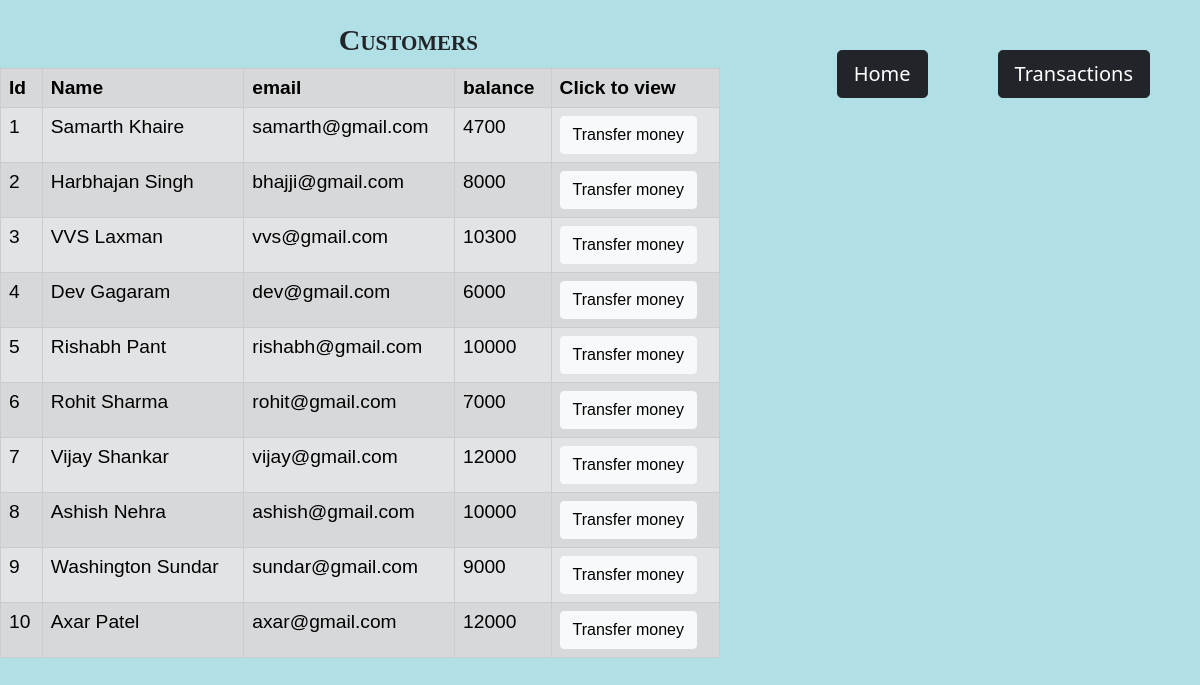
The page /customers.php on the database its author committed.
### tables this page shows
CREATE TABLE `customers` (
  `id` int(4) NOT NULL,
  `name` varchar(255) NOT NULL,
  `email` varchar(255) NOT NULL,
  `balance` int(11) NOT NULL DEFAULT 30000
);

### customers.php (the view, shortened to what this page needs)
<!DOCTYPE html>
<html lang=en>
    <head>
        <link href="https://cdn.jsdelivr.net/npm/bootstrap@5.0.0-beta1/dist/css/bootstrap.min.css" rel="stylesheet">
        <link rel="stylesheet" href ="styles.css">
    </head>
	<body id="customers">
<body style="background-color:powderblue;">
		<a href="history.php" style ="float:right; padding: 50px 50px;"><button type="button" class="btn btn-dark btn-lg" >Transactions </button></a>
		<a href="index.php" style ="float:right; padding: 50px 20px;"><button type="button" class="btn btn-dark btn-lg" >Home </button></a>
		<h2 class="head" style="font: small-caps bold 30px/1 corbel; text-align:center;"> Customers</h2>
		<table class="table table-striped table-secondary  table-bordered" id ="table">
			<tr>
				<th>Id</th>
				<th>Name</th>
				<th>email</th>
				<th>balance</th>
				<th>Click to view</th>
			</tr>
			<?php
				include 'config.php';
				$sql ="select * from customers";
				$query =mysqli_query($conn, $sql);
				while($rows = mysqli_fetch_assoc($query))
				{
			?>
				<tr>
					<td><?php echo $rows['id'] ?></td>
					<td><?php echo $rows['name']?></td>
					<td><?php echo $rows['email']?></td>
					<td><?php echo $rows['balance']?></td>
					<td><a href="transaction.php?id= <?php echo $rows['id'] ;?>"> <button type="button" class="btn btn-light">Transfer money</button></a></td>
				</tr>
			<?php
				}
			?>
		</table>
	</body>
<html>

### styles.css (style rules this page uses)
body { background-image: url("image/euro5.jpg"); background-repeat: no-repeat; background-position: top; background-size: 1600px 1100px; }
.head { position: relative; top: 25px; }
#table { position:relative; top: 30px; font: 1.2em "Fira Sans", sans-serif; background-color: transparent; table-layout: auto; width: 60%; }

### rows shown on the page
customers: id "1", name "Samarth Khaire", email "samarth@gmail.com", balance "4700"
customers: id "2", name "Harbhajan Singh", email "bhajji@gmail.com", balance "8000"
customers: id "3", name "VVS Laxman", email "vvs@gmail.com", balance "10300"
customers: id "4", name "Dev Gagaram", email "dev@gmail.com", balance "6000"
customers: id "5", name "Rishabh Pant", email "rishabh@gmail.com", balance "10000"
customers: id "6", name "Rohit Sharma", email "rohit@gmail.com", balance "7000"
customers: id "7", name "Vijay Shankar", email "vijay@gmail.com", balance "12000"
customers: id "8", name "Ashish Nehra", email "ashish@gmail.com", balance "10000"
customers: id "9", name "Washington Sundar", email "sundar@gmail.com", balance "9000"
customers: id "10", name "Axar Patel", email "axar@gmail.com", balance "12000"
